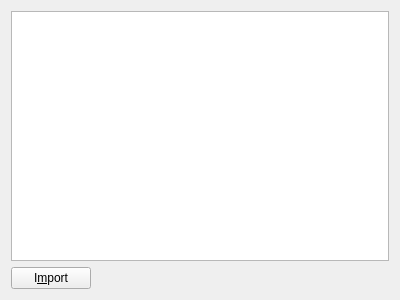
<?xml version="1.0" encoding="UTF-8"?>
<ui version="4.0">
 <class>KeyManagerTab</class>
 <widget class="QWidget" name="KeyManagerTab">
  <property name="geometry">
   <rect>
    <x>0</x>
    <y>0</y>
    <width>400</width>
    <height>300</height>
   </rect>
  </property>
  <layout class="QVBoxLayout" name="vboxMain" stretch="1,0">
   <item>
    <widget class="QTreeViewOpt" name="treeKeyStore">
     <property name="alternatingRowColors">
      <bool>true</bool>
     </property>
     <property name="rootIsDecorated">
      <bool>true</bool>
     </property>
     <property name="uniformRowHeights">
      <bool>true</bool>
     </property>
     <property name="allColumnsShowFocus">
      <bool>true</bool>
     </property>
     <attribute name="headerStretchLastSection">
      <bool>false</bool>
     </attribute>
    </widget>
   </item>
   <item>
    <layout class="QHBoxLayout" name="hboxButtons">
     <item>
      <widget class="QPushButton" name="btnImport">
       <property name="text">
        <string>I&amp;mport</string>
       </property>
      </widget>
     </item>
     <item>
      <spacer name="hspcButtons">
       <property name="orientation">
        <enum>Qt::Horizontal</enum>
       </property>
       <property name="sizeHint" stdset="0">
        <size>
         <width>40</width>
         <height>20</height>
        </size>
       </property>
      </spacer>
     </item>
    </layout>
   </item>
  </layout>
  <action name="actionImportWiiKeysBin">
   <property name="text">
    <string>Wii keys.bin</string>
   </property>
  </action>
  <action name="actionImportWiiUOtpBin">
   <property name="text">
    <string>Wii U otp.bin</string>
   </property>
  </action>
  <action name="actionImport3DSboot9bin">
   <property name="text">
    <string>3DS boot9.bin</string>
   </property>
  </action>
  <action name="actionImport3DSaeskeydb">
   <property name="text">
    <string>3DS aeskeydb.bin</string>
   </property>
  </action>
 </widget>
 <customwidgets>
  <customwidget>
   <class>QTreeViewOpt</class>
   <extends>QTreeView</extends>
   <header>config/QTreeViewOpt.hpp</header>
  </customwidget>
 </customwidgets>
 <resources/>
 <connections/>
</ui>
